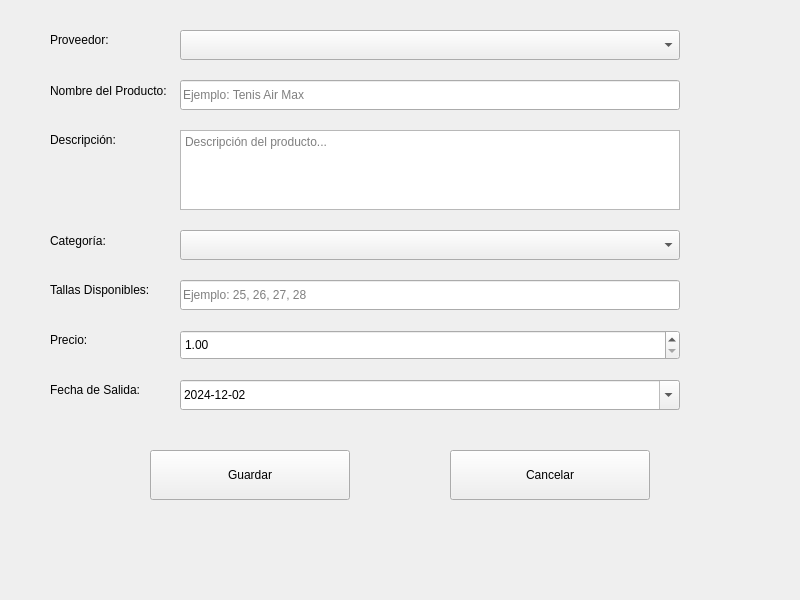
<?xml version="1.0" encoding="UTF-8"?>
<ui version="4.0">
 <class>AgregarProductoWindow</class>
 <widget class="QWidget" name="AgregarProductoWindow">
  <property name="geometry">
   <rect>
    <x>0</x>
    <y>0</y>
    <width>800</width>
    <height>600</height>
   </rect>
  </property>
  <property name="windowTitle">
   <string>Agregar Producto</string>
  </property>
  <widget class="QLabel" name="labelNombreProducto">
   <property name="geometry">
    <rect>
     <x>50</x>
     <y>80</y>
     <width>121</width>
     <height>21</height>
    </rect>
   </property>
   <property name="text">
    <string>Nombre del Producto:</string>
   </property>
  </widget>
  <widget class="QLineEdit" name="lineEditNombreProducto">
   <property name="geometry">
    <rect>
     <x>180</x>
     <y>80</y>
     <width>500</width>
     <height>30</height>
    </rect>
   </property>
   <property name="placeholderText">
    <string>Ejemplo: Tenis Air Max</string>
   </property>
  </widget>
  <widget class="QLabel" name="labelDescripcionProducto">
   <property name="geometry">
    <rect>
     <x>50</x>
     <y>130</y>
     <width>121</width>
     <height>20</height>
    </rect>
   </property>
   <property name="text">
    <string>Descripción:</string>
   </property>
  </widget>
  <widget class="QTextEdit" name="textEditDescripcion">
   <property name="geometry">
    <rect>
     <x>180</x>
     <y>130</y>
     <width>500</width>
     <height>80</height>
    </rect>
   </property>
   <property name="placeholderText">
    <string>Descripción del producto...</string>
   </property>
  </widget>
  <widget class="QLabel" name="labelProveedor">
   <property name="geometry">
    <rect>
     <x>50</x>
     <y>30</y>
     <width>121</width>
     <height>20</height>
    </rect>
   </property>
   <property name="text">
    <string>Proveedor:</string>
   </property>
  </widget>
  <widget class="QComboBox" name="comboBoxProveedor">
   <property name="geometry">
    <rect>
     <x>180</x>
     <y>30</y>
     <width>500</width>
     <height>30</height>
    </rect>
   </property>
   <property name="placeholderText">
    <string>Selecciona un proveedor</string>
   </property>
  </widget>
  <widget class="QLabel" name="labelCategoria">
   <property name="geometry">
    <rect>
     <x>50</x>
     <y>230</y>
     <width>121</width>
     <height>21</height>
    </rect>
   </property>
   <property name="text">
    <string>Categoría:</string>
   </property>
  </widget>
  <widget class="QComboBox" name="comboBoxCategoria">
   <property name="geometry">
    <rect>
     <x>180</x>
     <y>230</y>
     <width>500</width>
     <height>30</height>
    </rect>
   </property>
   <property name="placeholderText">
    <string>Selecciona una categoría</string>
   </property>
  </widget>
  <widget class="QLabel" name="labelTallaProducto">
   <property name="geometry">
    <rect>
     <x>50</x>
     <y>280</y>
     <width>121</width>
     <height>20</height>
    </rect>
   </property>
   <property name="text">
    <string>Tallas Disponibles:</string>
   </property>
  </widget>
  <widget class="QLineEdit" name="lineEditTallaProducto">
   <property name="geometry">
    <rect>
     <x>180</x>
     <y>280</y>
     <width>500</width>
     <height>30</height>
    </rect>
   </property>
   <property name="placeholderText">
    <string>Ejemplo: 25, 26, 27, 28</string>
   </property>
  </widget>
  <widget class="QLabel" name="labelPrecioProducto">
   <property name="geometry">
    <rect>
     <x>50</x>
     <y>330</y>
     <width>121</width>
     <height>20</height>
    </rect>
   </property>
   <property name="text">
    <string>Precio:</string>
   </property>
  </widget>
  <widget class="QDoubleSpinBox" name="doubleSpinBoxPrecioProducto">
   <property name="geometry">
    <rect>
     <x>180</x>
     <y>330</y>
     <width>500</width>
     <height>30</height>
    </rect>
   </property>
   <property name="decimals">
    <number>2</number>
   </property>
   <property name="minimum">
    <double>1.000000000000000</double>
   </property>
   <property name="maximum">
    <double>99999.000000000000000</double>
   </property>
   <property name="singleStep">
    <double>0.010000000000000</double>
   </property>
  </widget>
  <widget class="QLabel" name="labelFechaSalida">
   <property name="geometry">
    <rect>
     <x>50</x>
     <y>380</y>
     <width>121</width>
     <height>20</height>
    </rect>
   </property>
   <property name="text">
    <string>Fecha de Salida:</string>
   </property>
  </widget>
  <widget class="QDateEdit" name="dateEditFechaSalida">
   <property name="geometry">
    <rect>
     <x>180</x>
     <y>380</y>
     <width>500</width>
     <height>30</height>
    </rect>
   </property>
   <property name="dateTime">
    <datetime>
     <hour>0</hour>
     <minute>0</minute>
     <second>0</second>
     <year>2024</year>
     <month>12</month>
     <day>2</day>
    </datetime>
   </property>
   <property name="minimumDateTime">
    <datetime>
     <hour>0</hour>
     <minute>0</minute>
     <second>0</second>
     <year>2024</year>
     <month>12</month>
     <day>2</day>
    </datetime>
   </property>
   <property name="displayFormat">
    <string>yyyy-MM-dd</string>
   </property>
   <property name="calendarPopup">
    <bool>true</bool>
   </property>
  </widget>
  <widget class="QPushButton" name="btnGuardarProducto">
   <property name="geometry">
    <rect>
     <x>150</x>
     <y>450</y>
     <width>200</width>
     <height>50</height>
    </rect>
   </property>
   <property name="text">
    <string>Guardar</string>
   </property>
  </widget>
  <widget class="QPushButton" name="btnCancelar">
   <property name="geometry">
    <rect>
     <x>450</x>
     <y>450</y>
     <width>200</width>
     <height>50</height>
    </rect>
   </property>
   <property name="text">
    <string>Cancelar</string>
   </property>
  </widget>
 </widget>
 <resources/>
 <connections/>
</ui>
